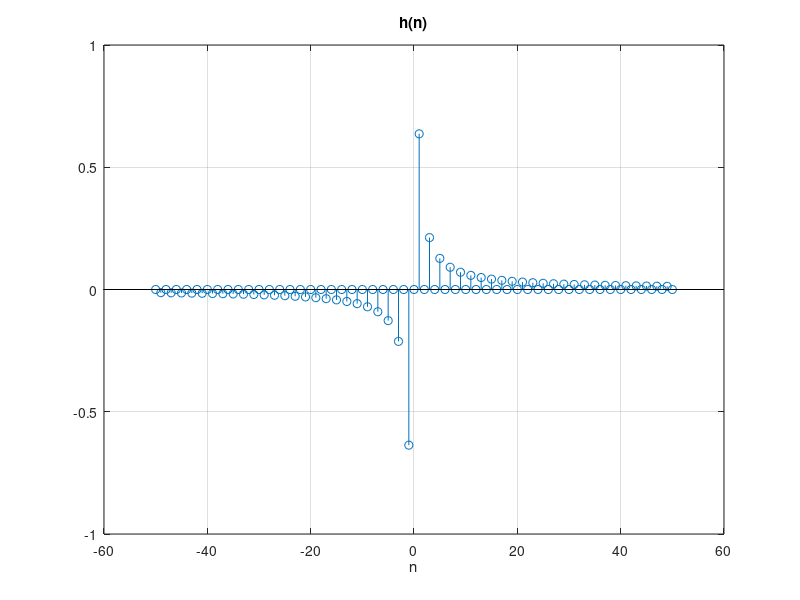
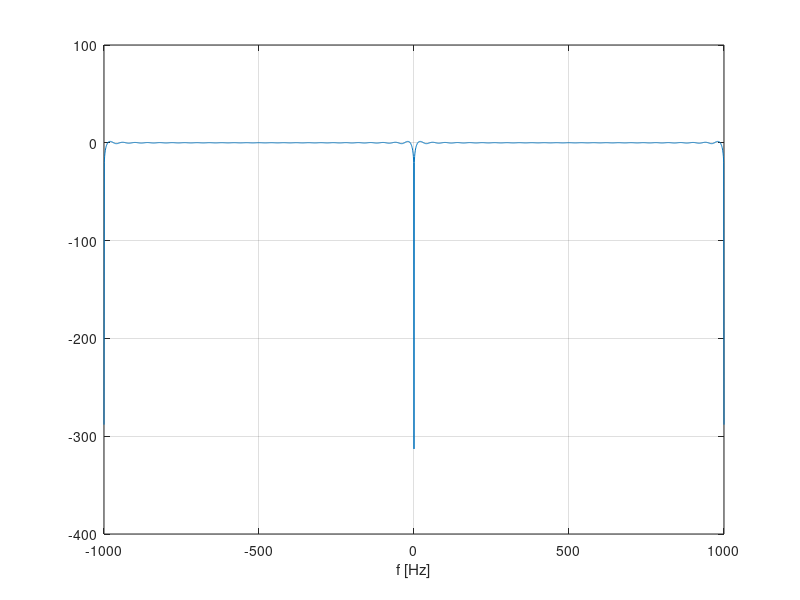
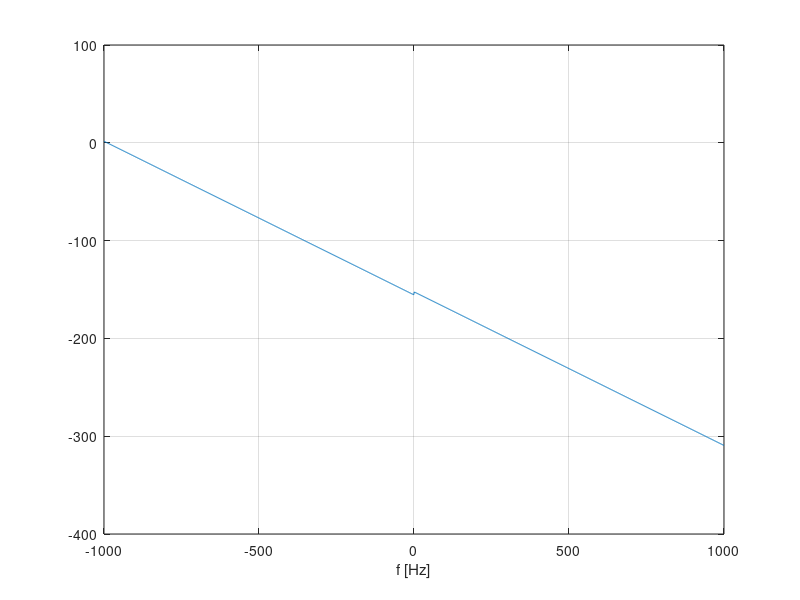
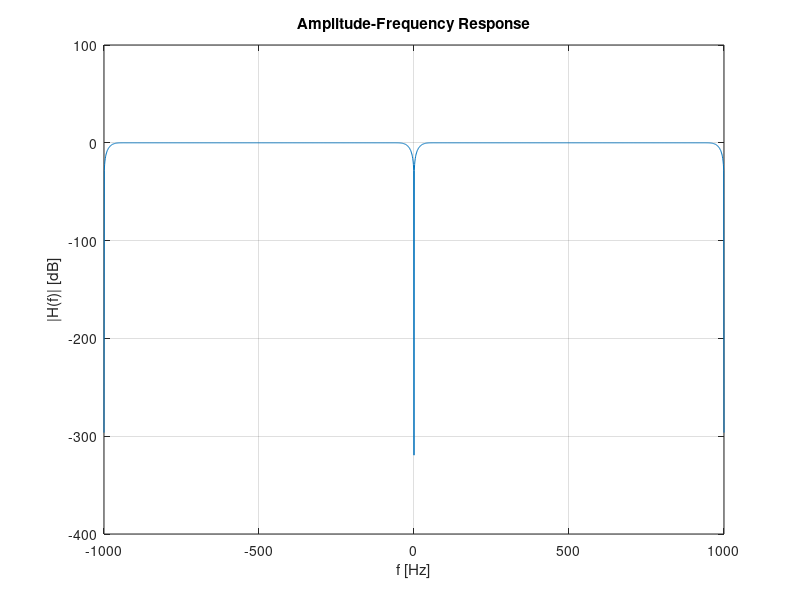

MATLAB code for these plots, in order:
clear; close all;

Nx=1000; fs=2000; f0=fs/40; x = cos(2 * pi * (f0 / fs) * (0:Nx-1));
xa1 = hilbert(x);

M=50; N=2*M+1; n=-M:M; h=(1-cos(pi*n))./(pi*n); h(M+1)=0;
stem(n,h); title('h(n)'); xlabel('n'); grid; 

f=-fs/2 : fs/2000 : fs/2;
H1 = polyval( h(end:-1:1), exp(-j*2*pi*f/fs) );
H2 = freqz(h,1,f,fs);
figure; plot( f, 20*log10(abs(H1)) ); grid; xlabel('f [Hz]');
figure; plot( f, unwrap(angle(H1)) ); grid; xlabel('f [Hz]');

w = kaiser(N, 10)';
h = h .* w;

H1 = polyval(h(end:-1:1), exp(-1i * 2 * pi * f / fs));
H2 = freqz(h, 1, f, fs);


figure; plot( f, 20*log10(abs(H1)) ); grid; xlabel('f [Hz]');
ylabel('|H(f)| [dB]');
title('Amplitude-Frequency Response');


figure;
plot(f,angle(exp(j*2*pi*f/fs*M).*H1)); grid; xlabel('f [Hz]');
title('Phase-Frequency Response');

